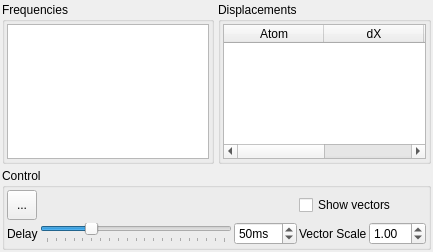
<ui version="4.0" >
 <class>VibrationsDialog</class>
 <widget class="QDialog" name="VibrationsDialog" >
  <property name="geometry" >
   <rect>
    <x>0</x>
    <y>0</y>
    <width>433</width>
    <height>252</height>
   </rect>
  </property>
  <property name="windowTitle" >
   <string>Vibrations</string>
  </property>
  <property name="windowIcon" >
   <iconset resource="icons.qrc" >
    <normaloff>:/stackicons/icons/stack_build.svg</normaloff>:/stackicons/icons/stack_build.svg</iconset>
  </property>
  <layout class="QVBoxLayout" name="verticalLayout" >
   <property name="spacing" >
    <number>4</number>
   </property>
   <property name="margin" >
    <number>2</number>
   </property>
   <item>
    <layout class="QHBoxLayout" name="horizontalLayout_3" >
     <item>
      <widget class="QGroupBox" name="FrequenciesGroup" >
       <property name="title" >
        <string>Frequencies</string>
       </property>
       <layout class="QHBoxLayout" name="horizontalLayout" >
        <property name="spacing" >
         <number>2</number>
        </property>
        <property name="margin" >
         <number>2</number>
        </property>
        <item>
         <widget class="QListWidget" name="VibrationsList" >
          <property name="sizePolicy" >
           <sizepolicy vsizetype="Expanding" hsizetype="Expanding" >
            <horstretch>3</horstretch>
            <verstretch>0</verstretch>
           </sizepolicy>
          </property>
          <property name="sizeIncrement" >
           <size>
            <width>0</width>
            <height>0</height>
           </size>
          </property>
          <property name="selectionBehavior" >
           <enum>QAbstractItemView::SelectRows</enum>
          </property>
         </widget>
        </item>
       </layout>
      </widget>
     </item>
     <item>
      <widget class="QGroupBox" name="DisplacementsGroup" >
       <property name="title" >
        <string>Displacements</string>
       </property>
       <layout class="QHBoxLayout" name="horizontalLayout_2" >
        <property name="spacing" >
         <number>2</number>
        </property>
        <property name="margin" >
         <number>2</number>
        </property>
        <item>
         <widget class="QTableWidget" name="DisplacementsTable" >
          <property name="sizePolicy" >
           <sizepolicy vsizetype="Expanding" hsizetype="Expanding" >
            <horstretch>10</horstretch>
            <verstretch>0</verstretch>
           </sizepolicy>
          </property>
          <property name="sizeIncrement" >
           <size>
            <width>1</width>
            <height>0</height>
           </size>
          </property>
          <property name="selectionMode" >
           <enum>QAbstractItemView::SingleSelection</enum>
          </property>
          <property name="selectionBehavior" >
           <enum>QAbstractItemView::SelectRows</enum>
          </property>
          <column>
           <property name="text" >
            <string>Atom</string>
           </property>
          </column>
          <column>
           <property name="text" >
            <string>dX</string>
           </property>
          </column>
          <column>
           <property name="text" >
            <string>dY</string>
           </property>
          </column>
          <column>
           <property name="text" >
            <string>dZ</string>
           </property>
          </column>
         </widget>
        </item>
       </layout>
      </widget>
     </item>
    </layout>
   </item>
   <item>
    <widget class="QGroupBox" name="ControlGroup" >
     <property name="title" >
      <string>Control</string>
     </property>
     <layout class="QHBoxLayout" name="horizontalLayout_5" >
      <property name="spacing" >
       <number>2</number>
      </property>
      <property name="margin" >
       <number>2</number>
      </property>
      <item>
       <layout class="QGridLayout" name="gridLayout" >
        <item row="0" column="2" colspan="2" >
         <widget class="QCheckBox" name="ShowVectorsCheck" >
          <property name="text" >
           <string>Show vectors</string>
          </property>
         </widget>
        </item>
        <item row="1" column="2" >
         <widget class="QLabel" name="label" >
          <property name="sizePolicy" >
           <sizepolicy vsizetype="Preferred" hsizetype="Minimum" >
            <horstretch>0</horstretch>
            <verstretch>0</verstretch>
           </sizepolicy>
          </property>
          <property name="text" >
           <string>Vector Scale</string>
          </property>
         </widget>
        </item>
        <item row="1" column="3" >
         <widget class="QDoubleSpinBox" name="VectorScaleSpin" >
          <property name="singleStep" >
           <double>0.100000000000000</double>
          </property>
          <property name="value" >
           <double>1.000000000000000</double>
          </property>
         </widget>
        </item>
        <item row="1" column="0" colspan="2" >
         <layout class="QHBoxLayout" name="horizontalLayout_4" >
          <item>
           <widget class="QLabel" name="label_2" >
            <property name="sizePolicy" >
             <sizepolicy vsizetype="Preferred" hsizetype="Minimum" >
              <horstretch>0</horstretch>
              <verstretch>0</verstretch>
             </sizepolicy>
            </property>
            <property name="text" >
             <string>Delay</string>
            </property>
           </widget>
          </item>
          <item>
           <widget class="QSlider" name="DelaySlider" >
            <property name="maximum" >
             <number>200</number>
            </property>
            <property name="value" >
             <number>50</number>
            </property>
            <property name="orientation" >
             <enum>Qt::Horizontal</enum>
            </property>
            <property name="tickPosition" >
             <enum>QSlider::TicksBelow</enum>
            </property>
            <property name="tickInterval" >
             <number>10</number>
            </property>
           </widget>
          </item>
          <item>
           <widget class="QSpinBox" name="DelaySpin" >
            <property name="suffix" >
             <string>ms</string>
            </property>
            <property name="maximum" >
             <number>200</number>
            </property>
            <property name="value" >
             <number>50</number>
            </property>
           </widget>
          </item>
         </layout>
        </item>
        <item row="0" column="0" >
         <widget class="QToolButton" name="PlayPauseVibration" >
          <property name="minimumSize" >
           <size>
            <width>30</width>
            <height>30</height>
           </size>
          </property>
          <property name="maximumSize" >
           <size>
            <width>30</width>
            <height>30</height>
           </size>
          </property>
          <property name="text" >
           <string>...</string>
          </property>
          <property name="icon" >
           <iconset resource="icons.qrc" >
            <normaloff>:/playback/icons/traj_playpause.svg</normaloff>:/playback/icons/traj_playpause.svg</iconset>
          </property>
          <property name="checkable" >
           <bool>true</bool>
          </property>
         </widget>
        </item>
        <item row="0" column="1" >
         <spacer name="horizontalSpacer" >
          <property name="orientation" >
           <enum>Qt::Horizontal</enum>
          </property>
          <property name="sizeHint" stdset="0" >
           <size>
            <width>40</width>
            <height>20</height>
           </size>
          </property>
         </spacer>
        </item>
       </layout>
      </item>
     </layout>
    </widget>
   </item>
  </layout>
 </widget>
 <resources>
  <include location="icons.qrc" />
 </resources>
 <connections>
  <connection>
   <sender>DelaySlider</sender>
   <signal>sliderMoved(int)</signal>
   <receiver>DelaySpin</receiver>
   <slot>setValue(int)</slot>
   <hints>
    <hint type="sourcelabel" >
     <x>252</x>
     <y>382</y>
    </hint>
    <hint type="destinationlabel" >
     <x>318</x>
     <y>382</y>
    </hint>
   </hints>
  </connection>
  <connection>
   <sender>DelaySpin</sender>
   <signal>valueChanged(int)</signal>
   <receiver>DelaySlider</receiver>
   <slot>setValue(int)</slot>
   <hints>
    <hint type="sourcelabel" >
     <x>334</x>
     <y>387</y>
    </hint>
    <hint type="destinationlabel" >
     <x>138</x>
     <y>377</y>
    </hint>
   </hints>
  </connection>
 </connections>
</ui>
